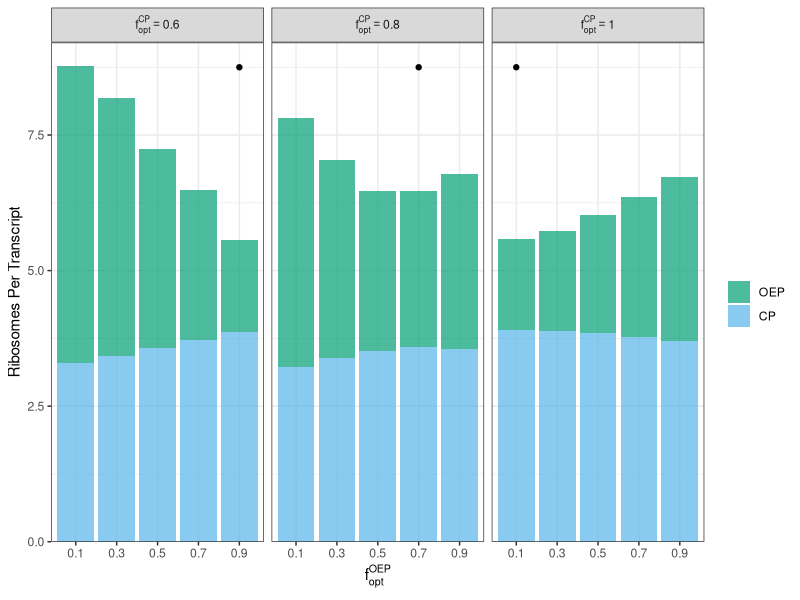
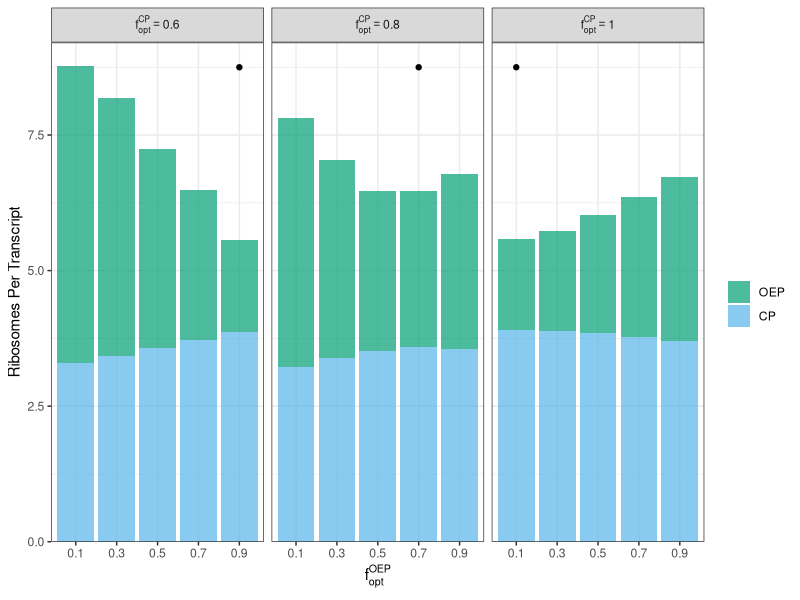

These figures' R source, in order:
## ---- chunk 1
library(tidyverse)
## ---- chunk 2
df_ribo <- read_csv("../processed_data/gfp_experiment_ribo_densities.csv")
## ---- chunk 3
okabe_ito <- c("#E69F00", "#009E73","#56B4E9", "#CC79A7", "#F0E442", "#0072B2", "#D55E00")

okabe_ito_1 <- c("#009E73", "#56B4E9")
okabe_ito_2 <- c("#56B4E9", "#CC79A7")

optimal <- data.frame(fopt = c(5, 4, 1),
             value = c(8.75, 8.75, 8.75),
             ecol = c(0.6, 0.8, 1.0))

df_ribo$species <- factor(df_ribo$species, levels = c("GFP", "cellularProtein"))
df_ribo_03 <- df_ribo %>% filter(gfp_rbs_foldx == 3, charging_rate == 100) 
ggplot() +
  geom_col(data=df_ribo_03, alpha=0.7, aes(x=factor(codon), y=ribo_density, fill=species)) +
  scale_fill_manual(name="",
                    values=okabe_ito_1, 
                    labels=c("OEP", "CP")) +
  scale_y_continuous(name="Ribosomes Per Transcript",
                     expand = expansion(mult = c(0, 0.05))) +
  scale_x_discrete(name=expression(f[opt]^OEP)) +
  facet_wrap(~ecol, labeller = label_bquote(f[opt] ^ CP == .(ecol))) +
  theme_bw() +
  geom_point(data=optimal, aes(x=fopt, y=value)) 


ggsave("fig/gfp_sim_ribosome_density.png", width = 9, height = 3)
